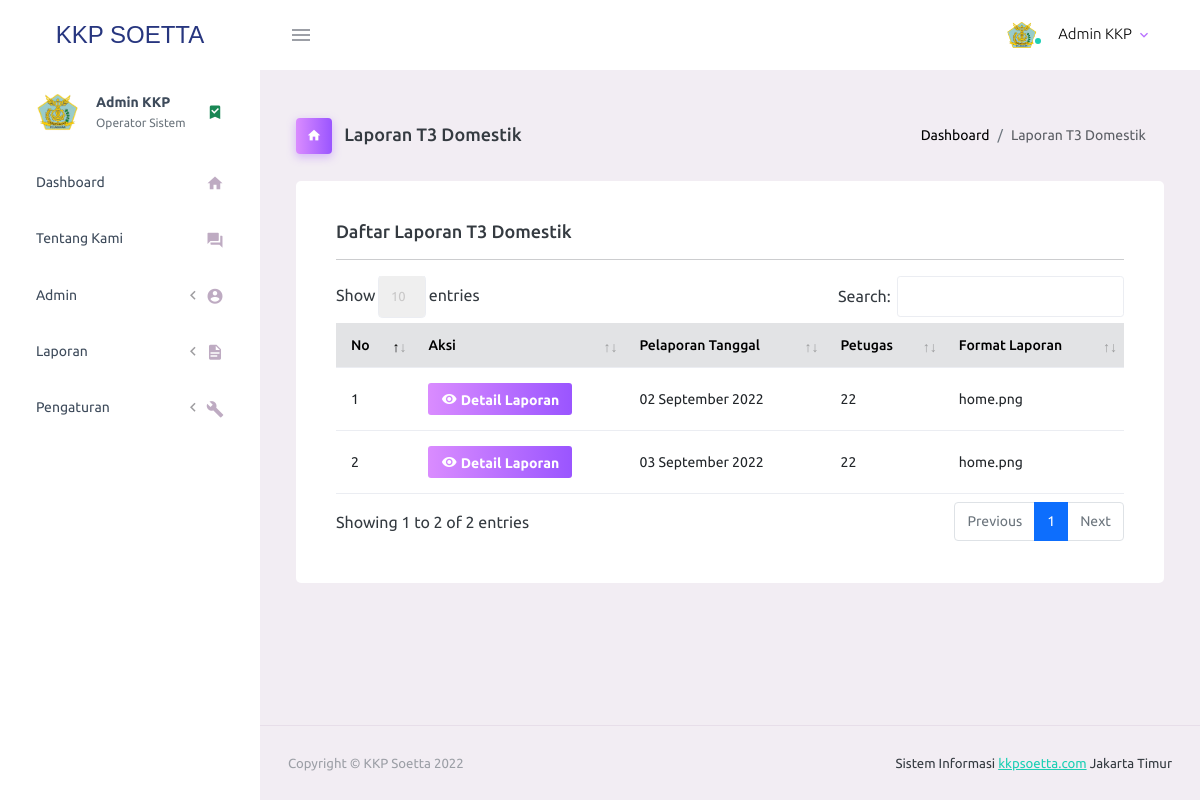
The app's page /admin/t3Domestik.php (signed in) with its own data.
### tables this page shows
CREATE TABLE `laporant3domestik` (
  `id_laporanT3Domestik` bigint(20) NOT NULL,
  `tgl_lapor` date NOT NULL,
  `kedatanganFlight` bigint(20) NOT NULL,
  `cargoKedatangan` bigint(20) NOT NULL,
  `paxKedatangan` bigint(20) NOT NULL,
  `cabinCrew_kedatangan` bigint(20) NOT NULL,
  `keberangkatanFlight` bigint(20) NOT NULL,
  `cargoKeberangkatan` bigint(20) NOT NULL,
  `paxKeberangkatan` bigint(20) NOT NULL,
  `cabinCrew_keberangkatan` bigint(20) NOT NULL,
  `laporanValidasi_manualKeberangkatan` mediumtext NOT NULL,
  `validasiHongkong` bigint(20) NOT NULL,
  `profilPenapisan_PL` bigint(20) NOT NULL,
  `dataWNA_WNISelesaiKarantina` bigint(20) NOT NULL,
  `laporanPE` mediumtext NOT NULL,
  `berobatKlinik` bigint(20) NOT NULL,
  `LTHamil` bigint(20) NOT NULL,
  `LTUmum` bigint(20) NOT NULL,
  `TLTHamil` bigint(20) NOT NULL,
  `TLTUmum` bigint(20) NOT NULL,
  `laporanKematian` mediumtext NOT NULL,
  `dataCalon_paxAntigenPCRPositif` bigint(20) NOT NULL,
  `kesimpulanPemeriksaan_suhuPaxPersonil` mediumtext NOT NULL,
  `petugas` mediumtext NOT NULL,
  `tenagaBantuan_pagi` mediumtext NOT NULL,
  `tenagaBantuan_malam` mediumtext NOT NULL,
  `laporanKeterangan_tambahan` mediumtext NOT NULL,
  `formatLaporan` varchar(500) NOT NULL
);

### admin/t3Domestik.php (the view, shortened to what this page needs)
<?php
include '../koneksi.php';
?>
<!DOCTYPE html>
<html lang="en">
<head>
    <link rel="stylesheet" href="assets/vendors/mdi/css/materialdesignicons.min.css">
    <link rel="stylesheet" href="assets/vendors/css/vendor.bundle.base.css">
    <link rel="stylesheet" href="assets/css/style.css">
    <link rel="stylesheet" href="plugins/datatables-bs4/css/dataTables.bootstrap4.min.css">
    <link rel="stylesheet" href="plugins/datatables-responsive/css/responsive.bootstrap4.min.css">
    <link rel="stylesheet" href="plugins/datatables-buttons/css/buttons.bootstrap4.min.css">
</head>
<body>
    <div class="container-scroller">
        <?php include 'navTop.php'; ?>
        <div class="container-fluid page-body-wrapper">
            <?php include 'navSide.php'; ?>
            <div class="main-panel">
                <div class="content-wrapper">
                    <div class="page-header">
                        <h3 class="page-title">
                            <span class="page-title-icon bg-gradient-primary text-white me-2">
                                <i class="mdi mdi-home"></i>
                            </span> Laporan T3 Domestik
                        </h3>
                        <nav aria-label="breadcrumb">
                            <ol class="breadcrumb">
                                <li class="breadcrumb-item"><a href="index.php">Dashboard</a></li>
                                <li class="breadcrumb-item active" aria-current="page">Laporan T3 Domestik</li>
                            </ol>
                        </nav>
                    </div>
                    <div class="card">
                        <div class="card-body">
                            <h4 class="card-title">Daftar Laporan T3 Domestik</h4>
                            <hr>
                            <div class="table-responsive">
                                <table id="example1" class="table table-hover">
                                    <thead class="table-secondary">
                                        <tr>
                                            <th>No</th>
                                            <th>Aksi</th>
                                            <th>Pelaporan Tanggal</th>
                                            <th>Petugas</th>
                                            <th>Format Laporan</th>
                                        </tr>
                                    </thead>
                                    <tbody>
                                        <?php $nomor = 1; ?>
                                        <?php $ambil = mysqli_query($koneksi, "SELECT * FROM laporanT3Domestik"); ?>
                                        <?php while ($data = $ambil->fetch_assoc()) { ?>
                                            <tr>
                                                <td><?= $nomor; ?></td>
                                                <td>
                                                    <a href="" class="btn btn-sm btn-gradient-primary" data-toggle="modal" data-target="#Detail<?= $data['id_laporanT3Domestik']; ?>" title="Detail Laporan"><i class="mdi mdi-eye"></i> Detail Laporan</a>
                                                </td>
                                                <td><?= date("d F Y", strtotime($data['tgl_lapor'])) ?></td>
                                                <td><?= $data['petugas']; ?></td>
                                                <td><?= $data['formatLaporan']; ?></td>
                                            </tr>
                                            <?php $nomor++; ?>
                                        <?php } ?>
                                    </tbody>
                                </table>
                            </div>
                        </div>
                    </div>
                </div>
                <?php include 'footer.php'; ?>
            </div>
        </div>
    </div>
</body>
</html>

### admin/t3Domestik.php (style rules this page uses)
nav .breadcrumb .breadcrumb-item a { text-decoration: none !important; color: #000; }

### records on screen
laporant3domestik: tgl_lapor "02 September 2022", petugas "22", formatLaporan "home.png"
laporant3domestik: tgl_lapor "03 September 2022", petugas "22", formatLaporan "home.png"

### other values on screen
$_SESSION['admin']['username'] "Admin KKP"
